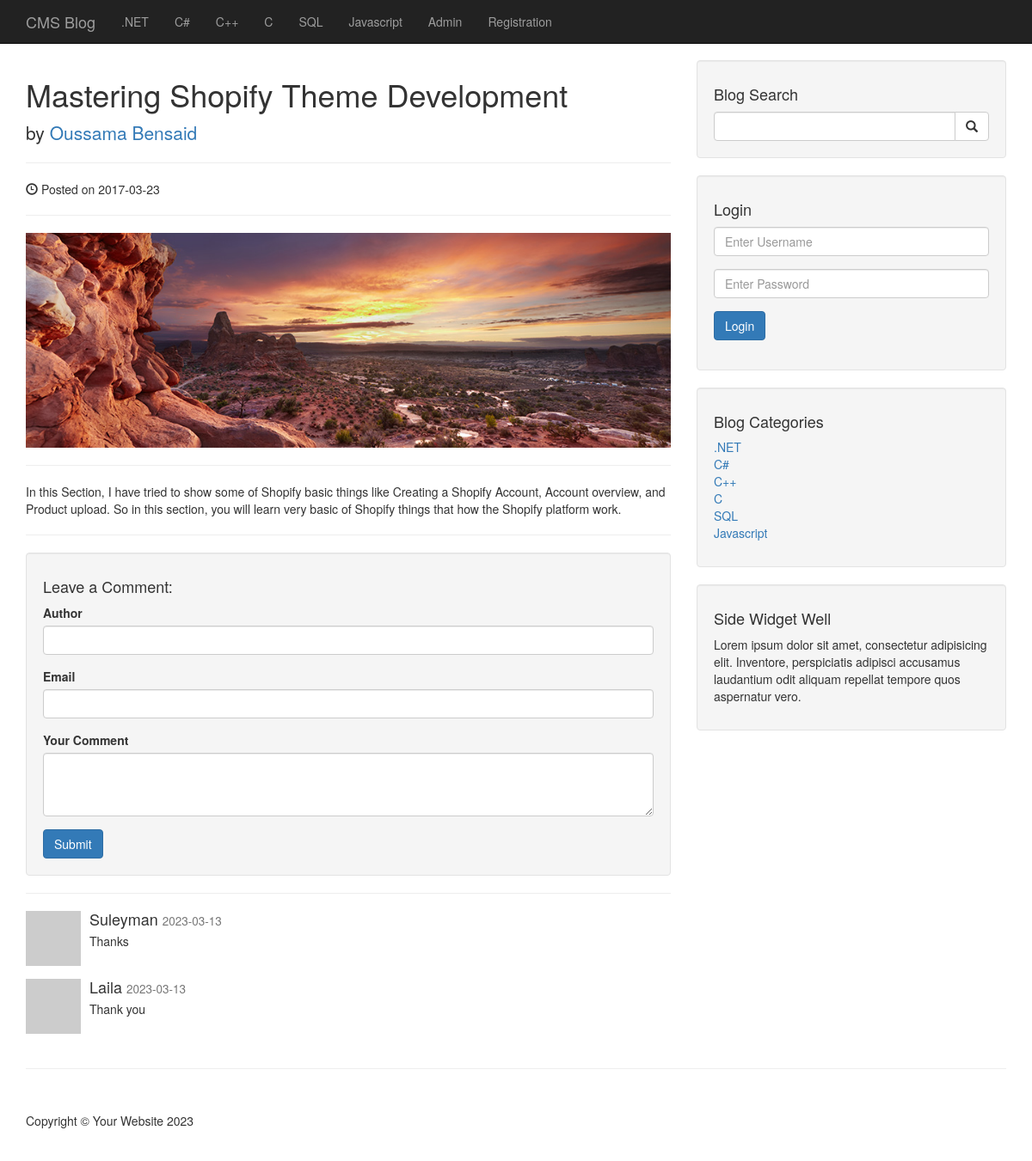
Screenshot of /post.php?p_id=4 with the database file from the repository.
### tables this page shows
CREATE TABLE `categories` (
  `cat_id` int(3) NOT NULL,
  `cat_title` varchar(255) NOT NULL
);

CREATE TABLE `posts` (
  `post_id` int(3) NOT NULL,
  `post_category_id` int(11) NOT NULL,
  `post_title` varchar(255) NOT NULL,
  `post_author` varchar(255) NOT NULL,
  `post_date` date NOT NULL,
  `post_image` text NOT NULL,
  `post_content` text NOT NULL,
  `post_tags` varchar(255) NOT NULL,
  `post_comment_count` int(11) NOT NULL,
  `post_status` varchar(255) NOT NULL DEFAULT 'draft'
);

CREATE TABLE `comments` (
  `comment_id` int(3) NOT NULL,
  `comment_post_id` int(3) NOT NULL,
  `comment_author` varchar(255) NOT NULL,
  `comment_email` varchar(255) NOT NULL,
  `comment_content` text NOT NULL,
  `comment_status` varchar(255) NOT NULL,
  `comment_date` date NOT NULL
);

### post.php (the view, shortened to what this page needs)
<?php
include "includes/header.php";
include "includes/navigation.php";
?>
<div class="container">
    <?php
    if (isset($_GET['p_id'])) {
        $the_post_id = $_GET['p_id'];
        $query = "SELECT * FROM posts WHERE post_id = $the_post_id ";
        $select_all_posts_query = mysqli_query($connection, $query);
        while ($Row = mysqli_fetch_assoc($select_all_posts_query)) {
            $post_title = $Row['post_title'];
            $post_author = $Row['post_author'];
            $post_date = $Row['post_date'];
            $post_image = $Row['post_image'];
            $post_content = $Row['post_content'];
            ?>
            <div class="row">
                <div class="col-lg-8">
                    <h1><?php echo $post_title; ?></h1>
                    <p class="lead">
                        by <a href="#"><?php echo $post_author; ?></a>
                    </p>
                    <hr>
                    <p><span class="glyphicon glyphicon-time"></span> Posted on <?php echo $post_date; ?></p>
                    <hr>
                    <img class="img-responsive" src="<?php echo "images/" . $post_image; ?>" alt="<?php echo $post_title; ?>">
                    <hr>
                    <p><?php echo $post_content; ?></p>
                    <hr>
                    <div class="well">
                        <h4>Leave a Comment:</h4>
                        <form role="form" action="" method="POST">
                            <div class="form-group">
                                <label for="comment_author">Author</label>
                                <input class="form-control" type="text" name="comment_author">
                            </div>
                            <div class="form-group">
                                <label for="comment_email">Email</label>
                                <input class="form-control" type="email" name="comment_email">
                            </div>
                            <div class="form-group">
                                <label for="comment_content">Your Comment</label>
                                <textarea class="form-control" rows="3" name="comment_content"></textarea>
                            </div>
                            <button type=" submit" name="create_comment" class="btn btn-primary">Submit</button>
                        </form>
                    </div>
                    <hr>
                    <?php
                            $query = "SELECT * FROM comments WHERE comment_post_id=$the_post_id AND comment_status='Approved' ORDER BY comment_id DESC";
                            $fetch_posts_data = mysqli_query($connection, $query);
                            while ($Row = mysqli_fetch_assoc($fetch_posts_data)) {
                                ?>
                        <div class="media">
                            <a class="pull-left" href="#">
                                <img class="media-object" src="http://placehold.it/64x64" alt="">
                            </a>
                            <div class="media-body">
                                <h4 class="media-heading"><?php echo $Row['comment_author'] ?>
                                    <small><?php echo $Row['comment_date'] ?></small>
                                </h4>
                                <?php echo $Row['comment_content'] ?>
                            </div>
                        </div>
                    <?php }
                            ?>
                    <br>
                </div>
                <?php
                        include "includes/sidebar.php"
                        ?>
            </div>
    <?php
        }
    }
    ?>
    <hr>
    <?php
    include "includes/footer.php"
    ?>

### includes/navigation.php (shortened to what this page needs)
<nav class="navbar navbar-inverse navbar-fixed-top" role="navigation">
    <div class="container">
        <div class="navbar-header">
            <a class="navbar-brand" href="index.php">CMS Blog</a>
        </div>
        <div class="collapse navbar-collapse" id="bs-example-navbar-collapse-1">
            <ul class="nav navbar-nav">
                <?php
                $query = "SELECT * FROM categories";
                $fetch_data = mysqli_query($connection, $query);
                while ($Row = mysqli_fetch_assoc($fetch_data)) {
                    $cat_title = $Row['cat_title'];
                    $cat_id = $Row['cat_id'];
                    echo "<li><a href='category.php?category=$cat_id'>$cat_title</a></li>";
                }
                ?>
                <li><a href='admin'>Admin</a></li>
                <li><a href='registration.php'>Registration</a></li>
            </ul>
        </div>
    </div>
</nav>

### includes/sidebar.php
<div class="col-md-4">
    <div class="well">
        <h4>Blog Search</h4>
        <form action="search.php" method="POST">
            <div class="input-group">
                <input type="text" name="search" class="form-control">
                <span class="input-group-btn">
                    <button class="btn btn-default" type="submit" name="submit">
                        <span class="glyphicon glyphicon-search"></span>
                    </button>
                </span>
            </div>
        </form>
    </div>
    <div class="well">
        <h4>Login</h4>
        <form action="includes/login.php" method="POST">
            <div class="form-group">
                <input type="text" name="username" class="form-control" placeholder="Enter Username">
            </div>
            <div class="form-group">
                <input type="password" name="password" class="form-control" placeholder="Enter Password">
            </div>
            <div class="form-group">
                <button class="btn btn-primary" type="submit" name="login">
                    Login
                </button>
            </div>
        </form>
    </div>
    <div class="well">
        <h4>Blog Categories</h4>
        <div class="row">
            <div class="col-lg-12">
                <ul class="list-unstyled">
                    <?php
                    $query = "SELECT * FROM categories LIMIT 7";
                    $fetch_data = mysqli_query($connection, $query);
                    while ($Row = mysqli_fetch_assoc($fetch_data)) {
                        $cat_title = $Row['cat_title'];
                        $cat_id = $Row['cat_id'];
                        echo "<li><a href='category.php?category=$cat_id'>$cat_title</a></li>";
                    }
                    ?>
                </ul>
            </div>
        </div>
    </div>
    <?php
    include "widget.php";
    ?>
</div>

### includes/widget.php (shortened to what this page needs)
<div class="well">
    <h4>Side Widget Well</h4>
    <p>Lorem ipsum dolor sit amet, consectetur adipisicing elit. Inventore, perspiciatis adipisci accusamus laudantium odit aliquam repellat tempore quos aspernatur vero.</p>
</div>

### css/blog-home.css (style rules this page uses)
body { padding-top: 70px; }

### rows the page displays
categories: cat_title ".NET"
categories: cat_title "C#"
categories: cat_title "C++"
categories: cat_title "C"
categories: cat_title "SQL"
categories: cat_title "Javascript"
posts: post_title "Mastering Shopify Theme Development", post_author "Oussama Bensaid", post_date "2017-03-23", post_image (picture), post_content "In this Section, I have tried to show some of Shopify basic things like Creating a Shopify Account, Account overview, and Product upload. So in this section, you will learn very basic of Shopify things that how the Shopify platform work."
comments: comment_author "Suleyman", comment_date "2023-03-13", comment_content "Thanks"
comments: comment_author "Laila", comment_date "2023-03-13", comment_content "Thank you"
